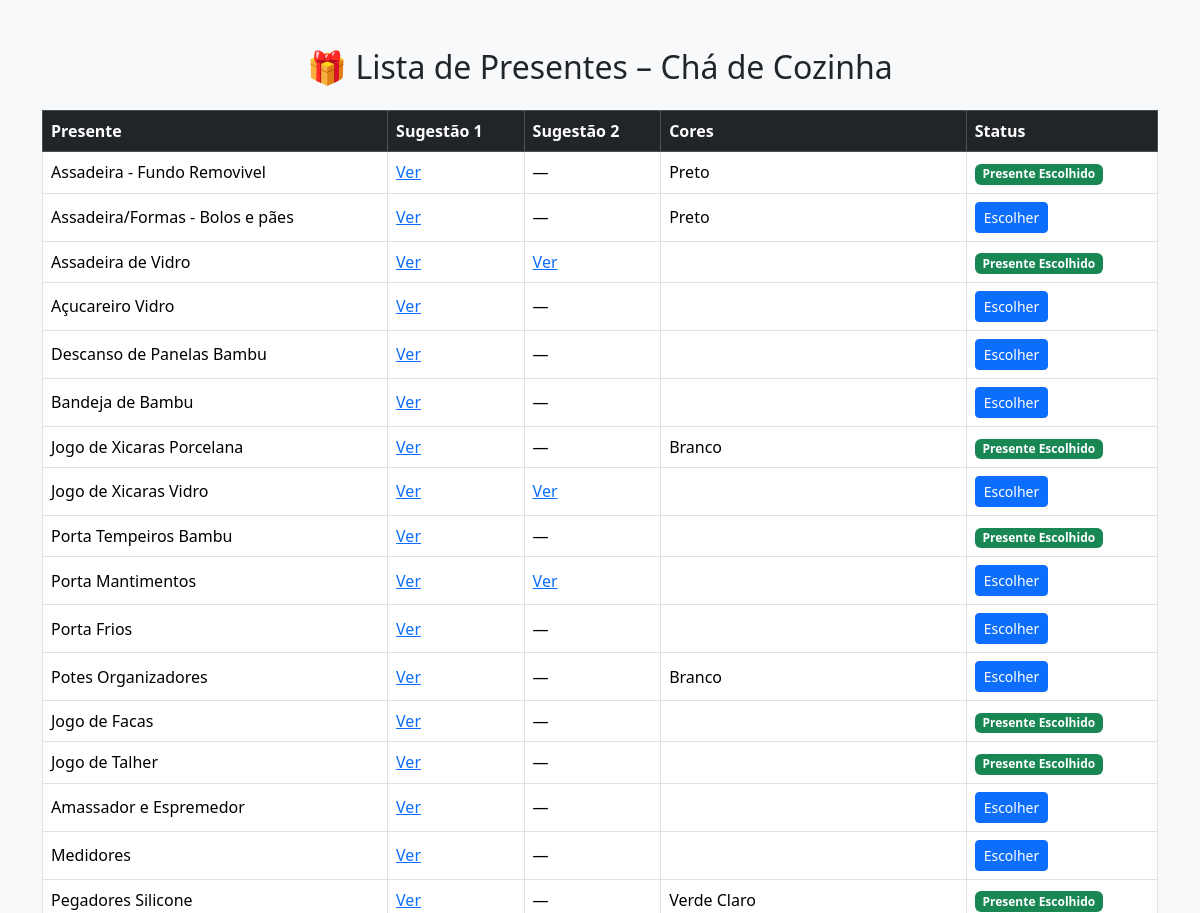
Before: / (upper part) with the older database file.
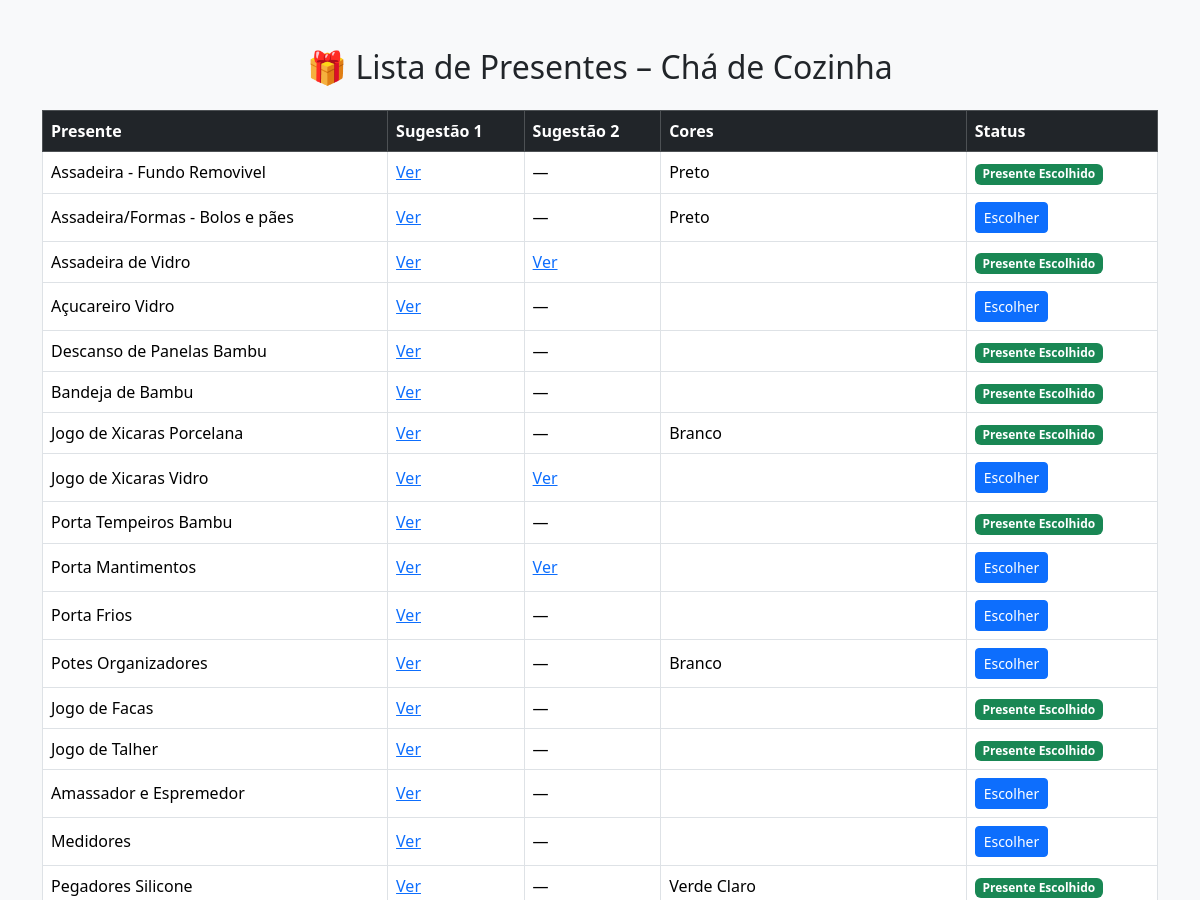
After: the same page with the newer database file.
### tables this page shows
CREATE TABLE presentes (
            id INTEGER PRIMARY KEY AUTOINCREMENT,
            presente TEXT,
            link1 TEXT,
            link2 TEXT,
            cores TEXT,
            escolhido_por TEXT
        );

### app.py (the view)
@app.route("/")
def index():
    is_admin = request.args.get("admin") == ADMIN_KEY
    conn = get_db()
    cursor = conn.cursor()
    cursor.execute("SELECT * FROM presentes")
    presentes = cursor.fetchall()
    conn.close()
    return render_template("index.html", presentes=presentes, is_admin=is_admin)

### app.py (called while the page is built)
def get_db():
    conn = sqlite3.connect(DB_PATH)
    conn.row_factory = sqlite3.Row
    return conn

### templates/index.html (shortened to what this page needs)
<!DOCTYPE html>
<html lang="pt-br">
<head>
    <link
      href="https://cdn.jsdelivr.net/npm/bootstrap@5.3.2/dist/css/bootstrap.min.css"
      rel="stylesheet"
    >
</head>
<body class="bg-light">
<div class="container mt-5">
    <h2 class="mb-4 text-center">🎁 Lista de Presentes – Chá de Cozinha</h2>
    <div class="table-responsive">
        <table class="table table-bordered table-hover align-middle">
            <thead class="table-dark">
                <tr>
                    <th>Presente</th>
                    <th>Sugestão 1</th>
                    <th>Sugestão 2</th>
                    <th>Cores</th>
                    <th>Status</th>
                </tr>
            </thead>
            <tbody>
            {% for item in presentes %}
                <tr>
                    <td>{{ item.presente }}</td>
                    <td>
                        {% if item.link1 %}
                            <a href="{{ item.link1 }}" target="_blank">Ver</a>
                        {% else %}
                            —
                        {% endif %}
                    </td>
                    <td>
                        {% if item.link2 %}
                            <a href="{{ item.link2 }}" target="_blank">Ver</a>
                        {% else %}
                            —
                        {% endif %}
                    </td>
                    <td>{{ item.cores }}</td>
                    <td>
                        {% if item.escolhido_por %}
                            <span class="badge bg-success">
                                Presente Escolhido
                            </span>
                        {% else %}
                            <button
                                class="btn btn-sm btn-primary"
                                data-bs-toggle="modal"
                                data-bs-target="#confirmModal{{ item.id }}"
                            >
                                Escolher
                            </button>
                        {% endif %}
                    </td>
                </tr>
            {% endfor %}
            </tbody>
        </table>
    </div>
</div>
</body>
</html>

Changed rows visible on the page:
changed presentes "Descanso de Panelas Bambu": now shows "Presente Escolhido"; no longer shows "Escolher"
changed presentes "Bandeja de Bambu": now shows "Presente Escolhido"; no longer shows "Escolher"
